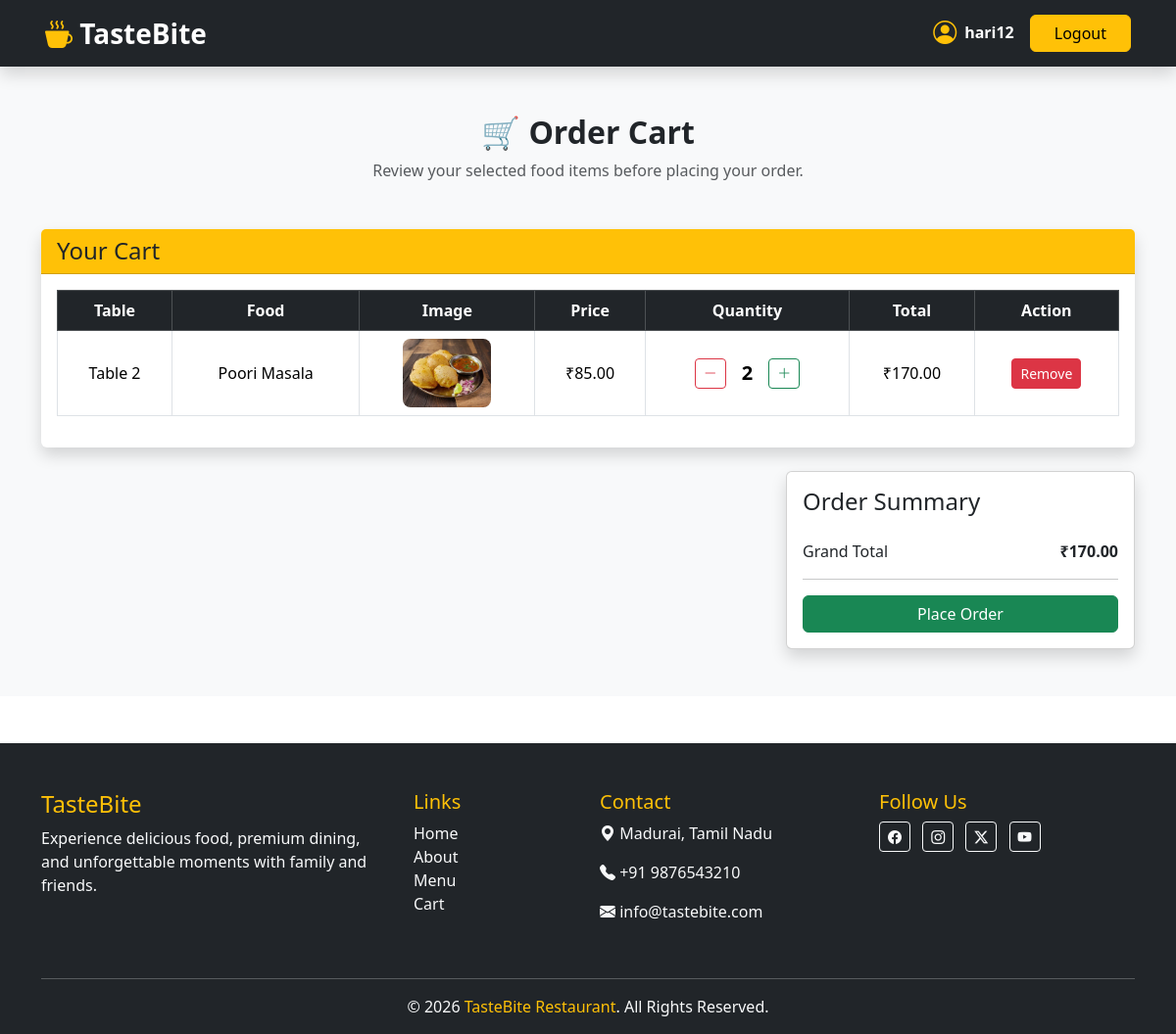
/order-cart/ (signed in), run on the app's committed database.
### restapp/models.py (models this page shows, shortened)
class Cart(models.Model):
    customer = models.ForeignKey(User,on_delete=models.CASCADE)
    table = models.ForeignKey(RestaurantTable,on_delete=models.CASCADE)
    food = models.ForeignKey(Food,on_delete=models.CASCADE)
    quantity = models.PositiveIntegerField(default=1)
    def total_price(self):
        return self.food.price * self.quantity

class RestaurantTable(models.Model):
    table_no = models.IntegerField(unique=True)
    seats = models.IntegerField()
    STATUS = (
        ('Available', 'Available'),
        ('Booked', 'Booked'),
    )
    status = models.CharField(max_length=20,choices=STATUS,default='Available')

class Food(models.Model):
    CATEGORY_CHOICES = [
        ('Starter', 'Starter'),
        ('Main Course', 'Main Course'),
        ('Dessert', 'Dessert'),
        ('Beverage', 'Beverage'),
    ]
    MEAL_CHOICES = [
        ('Morning', 'Morning'),
        ('Afternoon', 'Afternoon'),
        ('Night', 'Night'),
    ]
    name = models.CharField(max_length=100)
    category = models.CharField(max_length=50, choices=CATEGORY_CHOICES)
    meal_time = models.CharField(max_length=20,choices=MEAL_CHOICES)
    price = models.DecimalField(max_digits=8, decimal_places=2)
    image = models.ImageField(upload_to='food_images/')
    stock = models.PositiveIntegerField(default=20)
    is_available = models.BooleanField(default=True)

### restapp/views.py (the view)
# urls.py: path("order-cart/", views.order_cart, name="order_cart"),
def order_cart(request):
    cart_items = Cart.objects.filter(customer=request.user)
    total = 0
    for item in cart_items:
        total += item.food.price * item.quantity
    return render(request,"order_cart.html",{"cart_items": cart_items,"total": total,})

### restapp/templates/order_cart.html (shortened to what this page needs)
{% extends 'base.html' %}
{% block content %}
<section class="py-5 bg-light">
    <div class="container">
        <div class="text-center mb-5">
            <h2 class="fw-bold">
                🛒 Order Cart
            </h2>
            <p class="text-muted">
                Review your selected food items before placing your order.
            </p>
        </div>
        {% if cart_items %}
        <div class="card shadow border-0">
            <div class="card-header bg-warning">
                <h4 class="mb-0">Your Cart</h4>
            </div>
            <div class="card-body">
                <table class="table table-bordered table-hover align-middle text-center">
                    <thead class="table-dark">
                        <tr>
                            <th>Table</th>
                            <th class="d-none d-md-table-cell">Food</th>
                            <th>Image</th>
                            <th class="d-none d-md-table-cell">Price</th>
                            <th>Quantity</th>
                            <th>Total</th>
                            <th>Action</th>
                        </tr>
                    </thead>
                    <tbody>
                        {% for item in cart_items %}
                        <tr>
                            <td>
                                Table {{ item.table.table_no }}
                            </td>
                            <td class="d-none d-md-table-cell">
                                {{ item.food.name }}
                            </td>
                            <td>
                                <img src="{{ item.food.image.url }}"width="90" height="70" style="object-fit:cover;border-radius:8px;">
                            </td>
                            <td class="d-none d-md-table-cell">₹{{ item.food.price }}</td>
                            <td>
                                <div class="d-flex justify-content-center align-items-center">
                                    <a href="{% url 'decrease_quantity' item.id %}"
                                    class="btn btn-outline-danger btn-sm">
                                        <i class="bi bi-dash-lg"></i>
                                    </a>
                                    <span class="mx-3 fw-bold fs-5">
                                        {{ item.quantity }}
                                    </span>
                                    <a href="{% url 'increase_quantity' item.id %}"
                                    class="btn btn-outline-success btn-sm">
                                        <i class="bi bi-plus-lg"></i>
                                    </a>
                                </div>
                            </td>
                            <td>
                                ₹{{ item.total_price }}
                            </td>
                            <td>
                                <a href="{% url 'remove_cart_item' item.id %}" class="btn btn-danger btn-sm"
                                onclick="return confirm('Remove this item from cart?')">Remove</a>
                            </td>
                        </tr>
                        {% endfor %}
                    </tbody>
                </table>
            </div>
        </div>
        <div class="row mt-4">
            <div class="col-lg-4 ms-auto">
                <div class="card shadow">
                    <div class="card-body">
                        <h4 class="mb-4">
                            Order Summary
                        </h4>
                        <div class="d-flex justify-content-between">
                            <span>
                                Grand Total
                            </span>
                            <strong>
                                ₹{{ total }}
                            </strong>
                        </div>
                        <hr>
                        <a href="{% url 'customer_details' %}"
                           class="btn btn-success w-100">
                            Place Order
                        </a>
                    </div>
                </div>
            </div>
        </div>
        {% endif %}
    </div>
</section>
{% endblock %}

### restapp/templates/base.html (shortened to what this page needs)
{% load static %}
<!DOCTYPE html>
<html lang="en">
<head>
    <link href="https://cdn.jsdelivr.net/npm/bootstrap@5.3.3/dist/css/bootstrap.min.css" rel="stylesheet">
    <link href="https://cdn.jsdelivr.net/npm/bootstrap-icons@1.11.3/font/bootstrap-icons.css" rel="stylesheet">
</head>
<body>
<nav class="navbar navbar-expand-lg navbar-dark bg-dark sticky-top shadow">
    <div class="container px-3">
        <a class="navbar-brand fw-bold fs-3" href="{% url 'home' %}">
            <i class="bi bi-cup-hot-fill text-warning"></i>
            TasteBite
        </a>
        <div class="collapse navbar-collapse" id="navbarNav">
            <div class="ms-auto d-flex">
                {% if request.user.is_authenticated %}
                <a class="text-decoration-none" href="{% url 'customer_profile' %}">
                <span class="text-white fw-semibold me-3 mx-3 d-flex align-items-center">
                <i class="bi bi-person-circle text-warning fs-4 me-2"></i>{{ request.user.username }}</span>
                </a>
                <a class="btn btn-warning px-4" href="{% url 'logout' %}">Logout</a>
                {% else %}
                    <a class="btn btn-warning px-4" href="{% url 'login' %}">Login</a>
                    <a class="btn btn-warning reg mx-2 px-4" href="{% url 'register' %}">Register</a>
                {% endif %}
            </div>
        </div>
    </div>
</nav>
{% block content %}
{% endblock %}
<footer class="bg-dark text-light pt-5 pb-3 mt-5">
    <div class="container">
        <div class="row">
            <div class="col-lg-4 col-md-6 mb-4">
                <h4 class="text-warning">TasteBite</h4>
                <p>
                    Experience delicious food, premium dining,
                    and unforgettable moments with family and friends.
                </p>
            </div>
            <div class="col-lg-2 col-md-6 mb-4">
                <h5 class="text-warning">Links</h5>
                <ul class="list-unstyled">
                    <li><a href="{% url 'home' %}" class="text-light text-decoration-none">Home</a></li>
                    <li><a href="{% url 'about' %}" class="text-light text-decoration-none">About</a></li>
                    <li><a href="{% url 'menu' %}" class="text-light text-decoration-none">Menu</a></li>
                    <li><a href="{% url 'order_cart' %}" class="text-light text-decoration-none">Cart</a></li>
                </ul>
            </div>
            <div class="col-lg-3 col-md-6 mb-4">
                <h5 class="text-warning">Contact</h5>
                <p>
                    <i class="bi bi-geo-alt-fill"></i>
                    Madurai, Tamil Nadu
                </p>
                <p>
                    <i class="bi bi-telephone-fill"></i>
                    +91 9876543210
                </p>
                <p>
                    <i class="bi bi-envelope-fill"></i>
                    info@tastebite.com
                </p>
            </div>
            <div class="col-lg-3 col-md-6 mb-4">
                <h5 class="text-warning">Follow Us</h5>
                <a href="#" class="btn btn-outline-light btn-sm me-2">
                    <i class="bi bi-facebook"></i>
                </a>
                <a href="#" class="btn btn-outline-light btn-sm me-2">
                    <i class="bi bi-instagram"></i>
                </a>
                <a href="#" class="btn btn-outline-light btn-sm me-2">
                    <i class="bi bi-twitter-x"></i>
                </a>
                <a href="#" class="btn btn-outline-light btn-sm">
                    <i class="bi bi-youtube"></i>
                </a>
            </div>
        </div>
        <hr>
        <div class="text-center">
            <p class="mb-0">
                © 2026 <span><a href="{% url 'home' %}" class="text-warning text-decoration-none">TasteBite Restaurant</a></span>. All Rights Reserved.
            </p>
        </div>
    </div>
</footer>
</body>
</html>

### data on the page
Cart: table.table_no "2", food.name "Poori Masala", food.image (picture), food.price "85.00", quantity "2", total_price "170.00"

### other printed values
{{ request.user.username }} "hari12"
{{ total }} "170.00"
